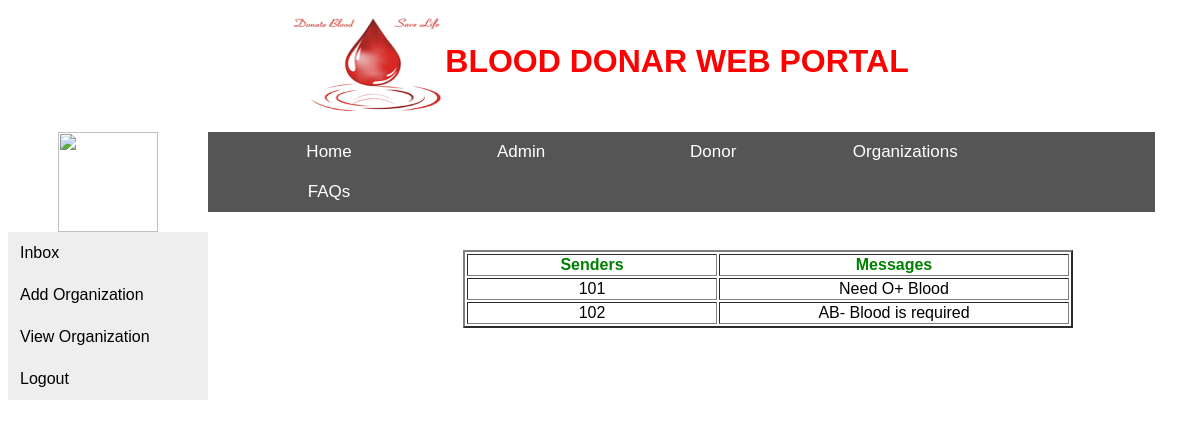
Screenshot of /inbox/ with the database file from the repository.
### app1/models.py (models this page shows)
class InboxModel(models.Model):
    senders = models.IntegerField(primary_key=True)
    messages = models.TextField()

### app1/views.py (the view)
# urls.py: path('inbox/', views.inboxPage, name="inbox"),
def inboxPage(request):
    inbox_data = InboxModel.objects.all()
    return render(request, "inboxpage.html",{"data":inbox_data})

### templates/inboxpage.html (shortened to what this page needs)
{% load staticfiles %}
 {% include 'header.html' %}
<img src="{% static 'images/admin.png' %}" style=" width:100px;height:100px;margin-left:50px;margin-top:-100px;">
   {% include 'left.html' %}
<html lang="en">
<head>
</head>
<body >
<div style="margin-top: -80px;">
<table border="2" align="center" style="margin-left:455px; margin-top:-150px;">
    <tr>
        <th width="250px" style="color: green">Senders</th>
        <th width="350px" style="color: green">Messages</th>
    </tr>
    {% for x in data %}
    <tr>
       <td style="text-align: center">{{ x.senders }}</td>
    <td style="text-align: center">{{ x.messages }}</td>
    </tr>
    {% endfor %}
</table>
</div>
</body>
</html>

### templates/header.html (style rules this page uses)
* { box-sizing: border-box }
body { font-family: Arial, Helvetica, sans-serif; }

### rows the page displays
InboxModel: senders "101", messages "Need O+ Blood"
InboxModel: senders "102", messages "AB- Blood is required"
